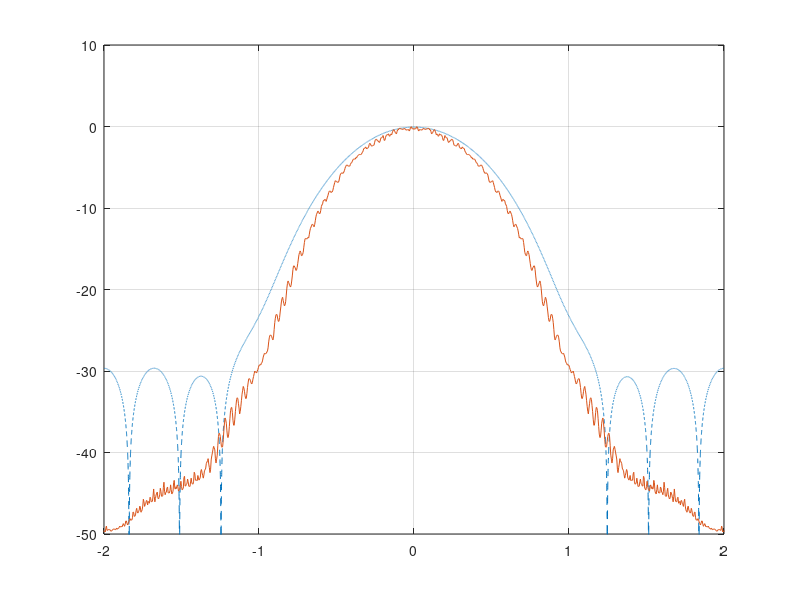

MATLAB code to generate this figure: (Note: this script raises an error after producing the figure.)
fileID = fopen('FreqTestFileFromMatlabPSI_r.txt','r');
formatSpec = '%f';
A = fscanf(fileID,formatSpec);
% whos A
fclose(fileID);
myAxis = -2:4/length(A):2-1/length(A);

figure(1); clf;
plot(myAxis,10*log10((fftshift(A)))-4,'--')
% whos myAxis 


% data_bits = randi([0 1],nfft*2,1);
% % data_bits = data_bits(1:6144);
% ss = SOQPSK_modulator(10,data_bits);
% RR = pwelch(ss,blackman(nfft),nfft/2,nfft,'twosided')*1000000;

load('RR1.mat')
% rr = ifft(RR);
% rr = resample(rr,100,1);
% RR = fft(RR);
hold on
myAxis = -4:8/length(RR):4-1/length(RR);
plot(myAxis,10*log10(fftshift(RR))-65-5)
grid on
hold off

marge = axis;
axis([-2 2 -50 10])

latexWidth = 5;
latexHeight = 4;
ff = gcf;
homer = ff.Units;
ff.Units = 'inches';
bart = ff.Position;
ff.Position = [bart(1:2) latexWidth latexHeight];
ff.PaperPositionMode = 'auto';
ff.Units = homer;
xlabel('cycles/bit')
ylabel('Magintude (dB)')
% title('SOQPSK-TG Constellation')
legend('\Psi','SOQPSK Power Spectrum','Location','South')
print(ff, '-depsc', ['file_name']) %save as eps a 
